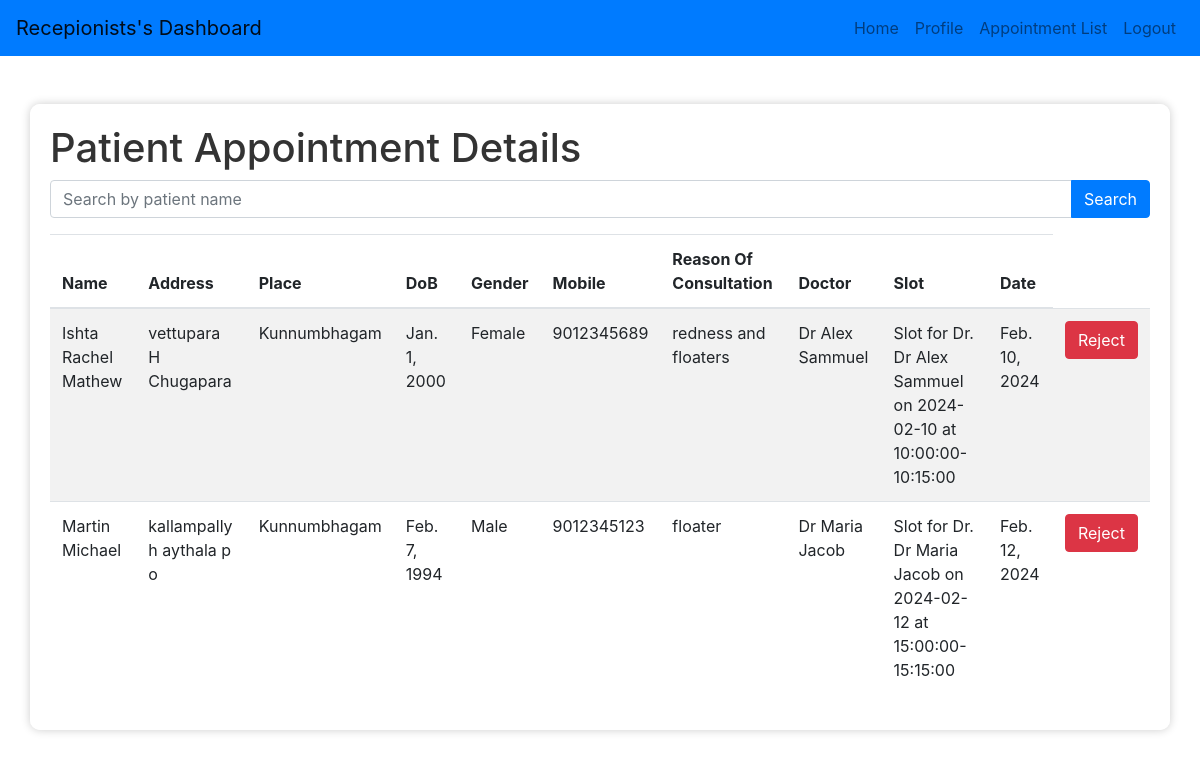
/rep_appointmentlist (signed in), run on the app's committed database.
### eyeapp/models.py (models this page shows, shortened)
class Appointment(models.Model):
    APPROVED = 'approved'
    REJECTED = 'rejected'
    PENDING = 'pending'
    APPROVAL_CHOICES = [
        (APPROVED, 'Approved'),
        (REJECTED, 'Rejected'),
        (PENDING, 'Pending'),
    ]
    is_approved = models.CharField(
        max_length=10,
        choices=APPROVAL_CHOICES,
        default=PENDING,
    )
    patientHistory= models.ForeignKey(PatientHistory, on_delete=models.CASCADE, related_name='patient_history',null=True, blank=True)
    reason = models.TextField(null=True, blank=True)
    doctor = models.ForeignKey(Docs, on_delete=models.CASCADE, related_name='appointments',null=True, blank=True)
    user = models.ForeignKey(CustomUser, on_delete=models.CASCADE, blank=True, null=True)
    slot = models.ForeignKey(Slots, on_delete=models.CASCADE)
    date = models.DateField(blank=True, null=True)
    def __str__(self):
        return f"Appointment with Dr. {self.doctor.Name} on {self.date} at {self.slot.start_time}-{self.slot.end_time}"

class PatientHistory(models.Model):
        name = models.CharField(max_length=100,null=True, blank=True)
        address = models.CharField(max_length=200,null=True, blank=True)
        place = models.CharField(max_length=100,null=True, blank=True)
        dob = models.DateField(null=True, blank=True)
        gender = models.CharField(max_length=10, choices=[('Male', 'Male'), ('Female', 'Female'), ('Others', 'Others')], blank=True, null=True)
        mobile = models.CharField(max_length=15,null=True, blank=True)
        user = models.OneToOneField(CustomUser, on_delete=models.CASCADE, blank=True, null=True)
        previous_surgeries = models.IntegerField(null=True, blank=True)
        current_medical_conditions = models.TextField(null=True, blank=True)
        allergies = models.TextField(null=True, blank=True)
        family_history_eye_diseases = models.TextField(null=True, blank=True)
        last_eye_examination_date = models.DateField(null=True, blank=True)
        prescription_details = models.TextField(null=True, blank=True)
        changes_in_vision = models.TextField(null=True, blank=True)
        eye_drops_ointments = models.TextField(null=True, blank=True)
        image = models.ImageField(upload_to='patient_history_images/', null=True, blank=True)

class Docs(models.Model):
    user = models.ForeignKey(CustomUser, on_delete=models.CASCADE, blank=True, null=True)
    Dep_id = models.ForeignKey(Deps, on_delete=models.CASCADE)
    Name = models.CharField(max_length=110)
    dob = models.CharField(max_length=50, blank=True, null=True)
    city = models.TextField()
    address = models.CharField(max_length=50, blank=True, null=True)
    phn = models.IntegerField()
    gender = models.CharField(max_length=10, choices=[('Male', 'Male'), ('Female', 'Female'), ('Others', 'Others')], blank=True, null=True)
    state = models.CharField(max_length=100, null=True, blank=True)
    country = models.CharField(max_length=100, null=True, blank=True)
    institution = models.CharField(max_length=100, null=True, blank=True)
    subject = models.CharField(max_length=100, null=True, blank=True)
    degree = models.CharField(max_length=100, null=True, blank=True)
    year = models.CharField(max_length=100, null=True, blank=True)
    reset_password = models.CharField(max_length=128, null=True, blank=True)  # New field for reset password
    def __str__(self):
        return self.Name

class Slots(models.Model):
    doctor = models.ForeignKey(Docs, on_delete=models.CASCADE)
    date = models.DateField(null=True,blank=True)
    start_time = models.TimeField()
    end_time = models.TimeField()
    def __str__(self):
        return f"Slot for Dr. {self.doctor.Name} on {self.date} at {self.start_time}-{self.end_time}"

### eyeapp/views.py (the view)
# urls.py: path('rep_appointmentlist',views.rep_appointmentlist,name="rep_appointmentlist"),
@login_required(login_url="dd")
def rep_appointmentlist(request,  ):
    patients = PatientHistory.objects.all()
    patients=Appointment.objects.all()
    print(patients)
    print(request.user.id)
    return render(request, 'rep_appointmentlist.html', {'doctor': doctor, 'patients': patients})

### templates/rep_appointmentlist.html (shortened to what this page needs)
<!DOCTYPE html>
<html lang="en">
<head>
    <link rel="stylesheet" href="https://maxcdn.bootstrapcdn.com/bootstrap/4.5.2/css/bootstrap.min.css">
</head>
<body>
    <nav class="navbar navbar-expand-lg navbar-light">
        <a class="navbar-brand" href="#">Recepionists's Dashboard</a>
        <div class="collapse navbar-collapse" id="navbarNav">
            <ul class="navbar-nav ml-auto">
                <li class="nav-item">
                    <a class="nav-link" href="{% url 'rep_staff_page' %}">Home</a>
                </li>
                <li class="nav-item">
                    <a class="nav-link" href="{% url 'rep_profile' %}">Profile</a>
                </li>
                <li class="nav-item">
                    <a class="nav-link" href="{% url 'rep_appointmentlist' %}">Appointment List</a>
                </li>
                {% if user.is_authenticated %}
			    <li class="nav-item">
                    <a class="nav-link" href="{% url 'loggout' %}">Logout</a>
                </li>
				{% else %}
                <li class="nav-item">
                    <a class="nav-link" href="{% url 'dd' %} ">Login</a>
                </li>
				{% endif %}
            </ul>
        </div>
    </nav>
    <div class="container mt-5">
        <h1>Patient Appointment Details</h1>
        <form id="search-form" method="GET" action="{% url 'search_patient' %}">
            <div class="input-group mb-3">
                <input type="text" class="form-control" name="name" placeholder="Search by patient name">
                <div class="input-group-append">
                    <button class="btn btn-primary" type="submit"> Search</button>
                </div>
            </div>
        </form>
        <table class="table table-striped">
            <thead>
                <tr>
                    <th>Name</th>
                    <th>Address</th>
                    <th>Place</th>
                    <th>DoB</th>
                    <th>Gender</th>
                    <th>Mobile</th>
                    <th>Reason Of Consultation</th>
                    <th>Doctor</th>
                    <th>Slot</th>
                    <th>Date</th>
                </tr>
            </thead>
            <tbody>
                {% for i in patients %}
                <tr>
                    <td>{{ i.patientHistory.name }}</td>
                    <td>{{ i.patientHistory.address }}</td>
                    <td>{{ i.patientHistory.place }}</td>
                    <td>{{ i.patientHistory.dob }}</td>
                    <td>{{ i.patientHistory.gender }}</td>
                    <td>{{ i.patientHistory.mobile }}</td>
                    <td>{{ i.reason }}</td>
                    <td>{{ i.doctor }}</td>
                    <td>{{ i.slot }}</td>
                    <td>{{ i.date }}</td>
                    <td>
                        {% if i.is_approved == 'pending' %}
                        <form action="{% url 'approve_appointment' %}" method="POST" style="display: inline;">
                            {% csrf_token %}
                            <input type="hidden" name="appointment_id" value="{{ i.id }}">
                            <button type="submit" class="btn btn-success">Approve</button>
                        </form>
                        <form action="{% url 'reject_appointment' %}" method="POST" style="display: inline;">
                            {% csrf_token %}
                            <input type="hidden" name="appointment_id" value="{{ i.id }}">
                            <button type="submit" class="btn btn-danger">Reject</button>
                        </form>
                      {% elif i.is_approved == 'approved' %}
                      <form action="{% url 'reject_appointment' %}" method="POST" style="display: inline;">
                        <button type="submit" class="btn btn-danger">Reject</button>
                    </form>
                      {% else %}
                      <form action="{% url 'approve_appointment' %}" method="POST" style="display: inline;">
                        {% csrf_token %}
                        <input type="hidden" name="appointment_id" value="{{ i.id }}">
                        <button type="submit" class="btn btn-success">Approve</button>
                    </form>
                      {% endif %}
                    </td>
                </tr>
                {% empty %}
                <tr>
                    <td colspan="5">No patients found.</td>
                </tr>
                {% endfor %}
            </tbody>
        </table>
    </div>
</body>
</html>

### templates/rep_appointmentlist.html (style rules this page uses)
body { background-image: url('https://i.pinimg.com/originals/2d/b2/23/2db2230cd29837283681b88a3ea00ce9.png'); background-size: cover; background-repeat: no-repeat; background-attachment: fixed; background-position: center center; }
.container { background-color: rgba(255, 255, 255, 0.9); padding: 20px; border-radius: 10px; box-shadow: 0 0 10px rgba(0, 0, 0, 0.2); }
h1 { color: #333; }
table { width: 500%; }
.navbar { background-color: #007bff; }
.navbar-brand, .navbar-nav .nav-link { color: #fff; }

### data on the page
Appointment: patientHistory.name "Ishta Rachel Mathew", patientHistory.address "vettupara H Chugapara", patientHistory.place "Kunnumbhagam", patientHistory.dob "Jan. 1, 2000", patientHistory.gender "Female", patientHistory.mobile "9012345689", reason "redness and floaters", doctor "Dr Alex Sammuel", slot "Slot for Dr. Dr Alex Sammuel on 2024-02-10 at 10:00:00-10:15:00", date "Feb. 10, 2024"
Appointment: patientHistory.name "Martin Michael", patientHistory.address "kallampally h aythala p o", patientHistory.place "Kunnumbhagam", patientHistory.dob "Feb. 7, 1994", patientHistory.gender "Male", patientHistory.mobile "9012345123", reason "floater", doctor "Dr Maria Jacob", slot "Slot for Dr. Dr Maria Jacob on 2024-02-12 at 15:00:00-15:15:00", date "Feb. 12, 2024"
